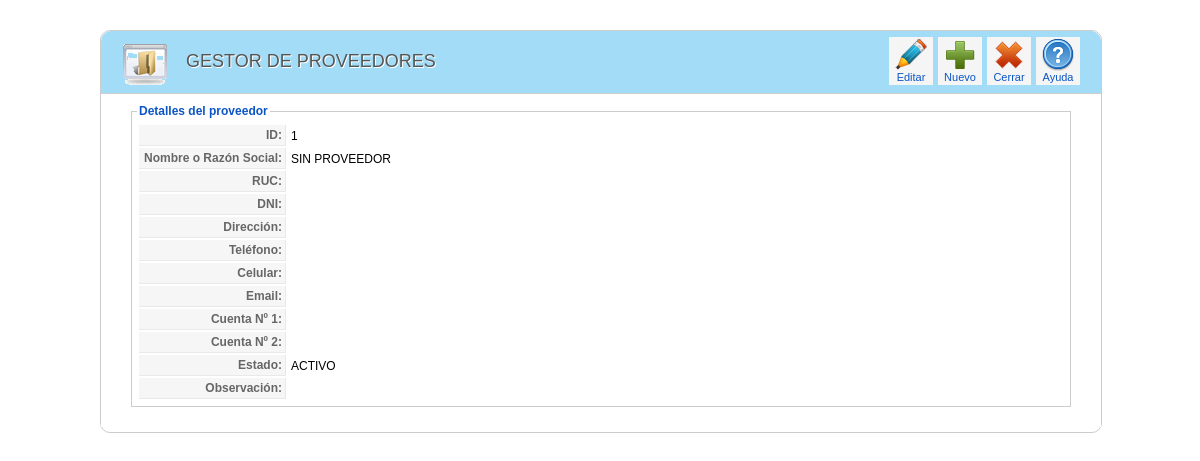
/proveedor/detalle_proveedor.php?idproveedor=1 (signed in), run on the app's committed database.
### tables this page shows
CREATE TABLE IF NOT EXISTS `proveedor` (
  `IdProveedor` int(11) NOT NULL AUTO_INCREMENT,
  `Nombre` varchar(100) NOT NULL,
  `Ruc` varchar(11) DEFAULT NULL,
  `Dni` varchar(8) DEFAULT NULL,
  `Direccion` varchar(100) DEFAULT NULL,
  `Telefono` varchar(10) DEFAULT NULL,
  `Celular` varchar(15) DEFAULT NULL,
  `Email` varchar(80) DEFAULT NULL,
  `Cuenta1` varchar(50) DEFAULT NULL,
  `Cuenta2` varchar(50) DEFAULT NULL,
  `Estado` varchar(30) NOT NULL,
  `Obsv` text,
  PRIMARY KEY (`IdProveedor`)
);

### clases/clsProveedor.php (called while the page is built, shortened)
<?php
include_once("clsConexion.php");
class clsProveedor{
 function consultarProveedorPorParametro($criterio,$busqueda,$limite){
   $con = new clsConexion;
   if($con->conectarse()==true){
     $query = "CALL SP_S_ProveedorPorParametro('$criterio','$busqueda','$limitecccc')";
	 $result = @mysql_query($query);
	 if (!$result)
	   return false;
	 else
	   return $result;
   }
 }
}
?>

### clases/clsConexion.php (called while the page is built, shortened)
<?php
class clsConexion{
	 function conectarse() {
		   return true;
	 }
}
?>

### proveedor/detalle_proveedor.php (the view, shortened to what this page needs)
<html>
<head>
<link href="../css/general.css" rel="stylesheet" type="text/css">
<link href="../css/icon.css" rel="stylesheet" type="text/css">
</head>
<body>
<?php
    if(isset($_SESSION["usuario"])){
?>
<?php
include_once("../clases/clsProveedor.php");
$idprov=$_GET['idproveedor'];
$objproveedor = new clsProveedor;
$resultado=$objproveedor->consultarProveedorPorParametro('id',$idprov,'');
while($row=@mysql_fetch_array($resultado)){
		$idproveedor=$row["IdProveedor"];
		$nombre=$row["Nombre"];
		$ruc=$row["Ruc"];
		$dni=$row["Dni"];
		$direccion=$row["Direccion"];
		$telefono=$row["Telefono"];
		$celular=$row["Celular"];
		$email=$row["Email"];
		$cuenta1=$row["Cuenta1"];
		$cuenta2=$row["Cuenta2"];
		$estado=$row["Estado"];
		$obsv=$row["Obsv"];
}
?>
<div class="wrapper">
<div class="block">
    <div class="block_head">
    	<div class="imagen_head"><img src="../img/header/categoria.png" width="48" height="48"></div>
    	<div class="titulo_head">Gestor de Proveedores</div>
 <div class="toolbar" id="toolbar">
            <table class="toolbar">
            	<tbody>
                	<tr>
                    <td>
                    <?php
                        echo "<a class='toolbar' href=editar_proveedor.php?idproveedor=".$idproveedor."><span class='icon-32-editar' title='Editar'>
                        </span>Editar</a>"; ?>
                    </td>
                    <td>
                        <a href="registrar_proveedor.php" class="toolbar">
                        <span class="icon-32-nuevo" title="Nuevo">
                        </span>
                        Nuevo
                        </a>
                    </td>
                    <td>
                        <a href="index.php" class="toolbar">
                        <span class="icon-32-cancelar" title="Cerrar">
                        </span>
                        Cerrar
                        </a>
                    </td>
                    <td>
                        <a href="#" class="toolbar">
                        <span class="icon-32-ayuda" title="Ayuda">
                        </span>
                        Ayuda
                        </a>
                    </td>
                    </tr>
            	</tbody>
            </table>
        </div>
    </div>
    <div class="block_content">
    <fieldset class="adminform">
    <legend>Detalles del proveedor</legend>
<table class="admintable">
	<tr>
		<td width="100" class="key">ID:</td>
		<td><?php echo $idproveedor?></td>
	</tr>
    <tr>
		<td class="key">Nombre o Razón Social:</td>
		<td><?php echo $nombre?></td>
	</tr>
    <tr>
		<td class="key">RUC:</td>
		<td><?php echo $ruc?></td>
	</tr>
    <tr>
		<td class="key">DNI:</td>
		<td><?php echo $dni?></td>
	</tr>
    <tr>
		<td class="key">Dirección:</td>
		<td><?php echo $direccion?></td>
	</tr>
    <tr>
		<td class="key">Teléfono:</td>
		<td><?php echo $telefono?></td>
	</tr>
    <tr>
		<td class="key">Celular:</td>
		<td><?php echo $celular?></td>
	</tr>
    <tr>
		<td class="key">Email:</td>
		<td><?php echo $email?></td>
	</tr>
    <tr>
		<td class="key">Cuenta Nº 1:</td>
		<td><?php echo $cuenta1?></td>
	</tr>
    <tr>
		<td class="key">Cuenta Nº 2:</td>
		<td><?php echo $cuenta2?></td>
	</tr>
    <tr>
		<td class="key">Estado:</td>
		<td><?php echo $estado?></td>
	</tr>
    <tr>
		<td class="key">Observación:</td>
		<td><?php echo $obsv?></td>
	</tr>
</table>
</fieldset>
    </div>
</div>
</div>
<?php
    } else {
        header("Location:../index.php");
    }
?>
</body>
</html>

### css/general.css (style rules this page uses)
body { margin: 10px; padding: 0; background-image: url(../img/fondo.png); background-repeat: repeat; padding-bottom: 1px; font-size: 11px; }
body, td, th { font-family: Arial, Helvetica, sans-serif; font-size:12px; }
a:link { color: #0B55C4; text-decoration: none; }
fieldset { margin-bottom: 10px; border: 1px #ccc solid; padding: 5px; text-align: left; }
legend { color: #0B55C4; font-size: 12px; font-weight: bold; }
fieldset.adminform { border: 1px solid #ccc; margin: 0 10px 10px 10px; }
table.admintable td { padding: 3px; }
table.admintable td.key, table.admintable td.paramlist_key { background-color: #f6f6f6; text-align: right; width: 140px; color: #666; font-weight: bold; font-size: 12px; border-bottom: 1px solid #e9e9e9; border-right: 1px solid #e9e9e9; }
.block { width:1000px; padding-bottom: 5px; margin-bottom: 25px; clear: both; border-radius: 10px; background-color:#fff; border: solid 1px #CCCCCC; }
.wrapper { width:1000px; margin:0 auto; padding-top: 20px; }
.block .block_content { overflow: hidden; background: #fff; width:960px; border-top: 1px solid #CECECE; padding: 10px 20px 10px; }
.block .block_head { height:62px; background-color: rgba(1, 159, 230, 0.36); -moz-border-radius: 10px 10px 0px 0px; -o-border-radius: 10px 10px 0px 0px; -webkit-border-radius: 10px 10px 0px 0px; -ms-border-radius: 10px 10px 0px 0px; overflow:visible; }
.block .titulo_head { height:25px; width:auto; float:left; font-family: "Titillium999", "Trebuchet MS", Arial, sans-serif; font-size: 18px; font-weight: normal; text-transform: uppercase; color: #555; text-shadow: 1px 1px 0 #fff; margin-left: 15px; padding-top:20px; }
.block .imagen_head { height:25px; width:50; float:left; margin-left: 20px; padding-top:10px; }
div.toolbar { float: right; text-align: right; padding: 0; margin-right: 20px; margin-top:5px; }
table.toolbar { border-collapse: collapse; padding: 0; margin: 0; }
table.toolbar td { padding: 1px 1px 1px 4px; text-align: center; color: #666; height: 48px; }
table.toolbar span { float: none; width: 32px; height: 32px; margin: 0 auto; display: block; }
table.toolbar a { display: block; float: left; background:#F5F5F5; white-space: nowrap; border: 1px solid #F5F5F5; padding: 1px 5px; cursor: pointer; font-size:11px; }

### data on the page
proveedor: IdProveedor "1", Nombre "SIN PROVEEDOR", Estado "ACTIVO"
